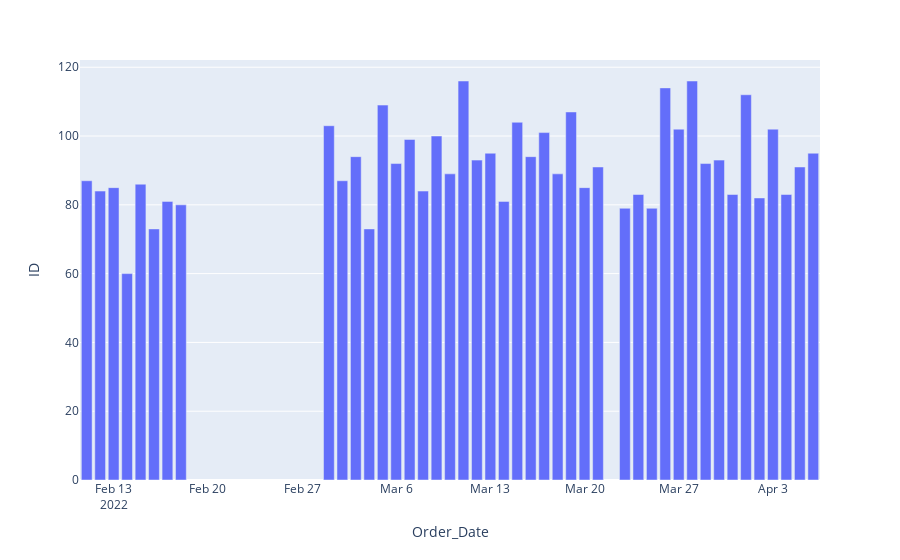

The cell this chart's notebook holds for it:
### Code cell
#orders per day
tabela=data.groupby(['Order_Date'])[['ID']].count().reset_index()
px.bar(tabela,x='Order_Date',y='ID')

### Figure 1 — Plotly figure (JSON) as saved in the notebook; plotly's stock layout.template omitted (floating-point values rounded to 4 significant figures)
{"data": [{"alignmentgroup": "True", "hovertemplate": "Order_Date=%{x}<br>ID=%{y}<extra></extra>", "legendgroup": "", "marker": {"color": "#636efa", "pattern": {"shape": ""}}, "name": "", "offsetgroup": "", "orientation": "v", "showlegend": false, "textposition": "auto", "type": "bar", "x": ["2022-02-11T00:00:00", "2022-02-12T00:00:00", "2022-02-13T00:00:00", "2022-02-14T00:00:00", "2022-02-15T00:00:00", "2022-02-16T00:00:00", "2022-02-17T00:00:00", "2022-02-18T00:00:00", "2022-03-01T00:00:00", "2022-03-02T00:00:00", "2022-03-03T00:00:00", "2022-03-04T00:00:00", "2022-03-05T00:00:00", "2022-03-06T00:00:00", "2022-03-07T00:00:00", "2022-03-08T00:00:00", "2022-03-09T00:00:00", "2022-03-10T00:00:00", "2022-03-11T00:00:00", "2022-03-12T00:00:00", "2022-03-13T00:00:00", "2022-03-14T00:00:00", "2022-03-15T00:00:00", "2022-03-16T00:00:00", "2022-03-17T00:00:00", "2022-03-18T00:00:00", "2022-03-19T00:00:00", "2022-03-20T00:00:00", "2022-03-21T00:00:00", "2022-03-23T00:00:00", "2022-03-24T00:00:00", "2022-03-25T00:00:00", "2022-03-26T00:00:00", "2022-03-27T00:00:00", "2022-03-28T00:00:00", "2022-03-29T00:00:00", "2022-03-30T00:00:00", "2022-03-31T00:00:00", "2022-04-01T00:00:00", "2022-04-02T00:00:00", "2022-04-03T00:00:00", "2022-04-04T00:00:00", "2022-04-05T00:00:00", "2022-04-06T00:00:00"], "xaxis": "x", "y": [87, 84, 85, 60, 86, 73, 81, 80, 103, 87, 94, 73, 109, 92, 99, 84, 100, 89, 116, 93, 95, 81, 104, 94, 101, 89, 107, 85, 91, 79, 83, 79, 114, 102, 116, 92, 93, 83, 112, 82, 102, 83, 91, 95], "yaxis": "y"}], "layout": {"barmode": "relative", "legend": {"tracegroupgap": 0}, "margin": {"t": 60}, "xaxis": {"anchor": "y", "domain": [0, 1], "title": {"text": "Order_Date"}}, "yaxis": {"anchor": "x", "domain": [0, 1], "title": {"text": "ID"}}}}
